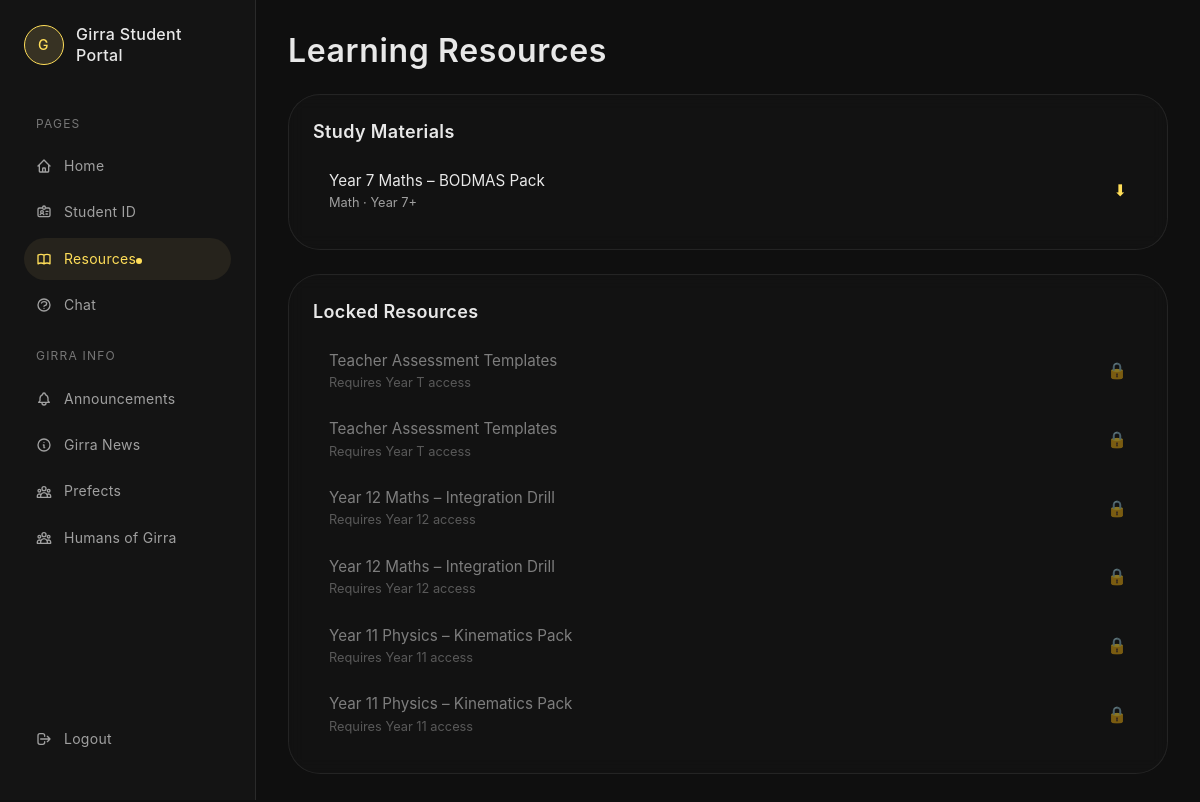
/resources (signed in), run on an earlier commit of the app's database.
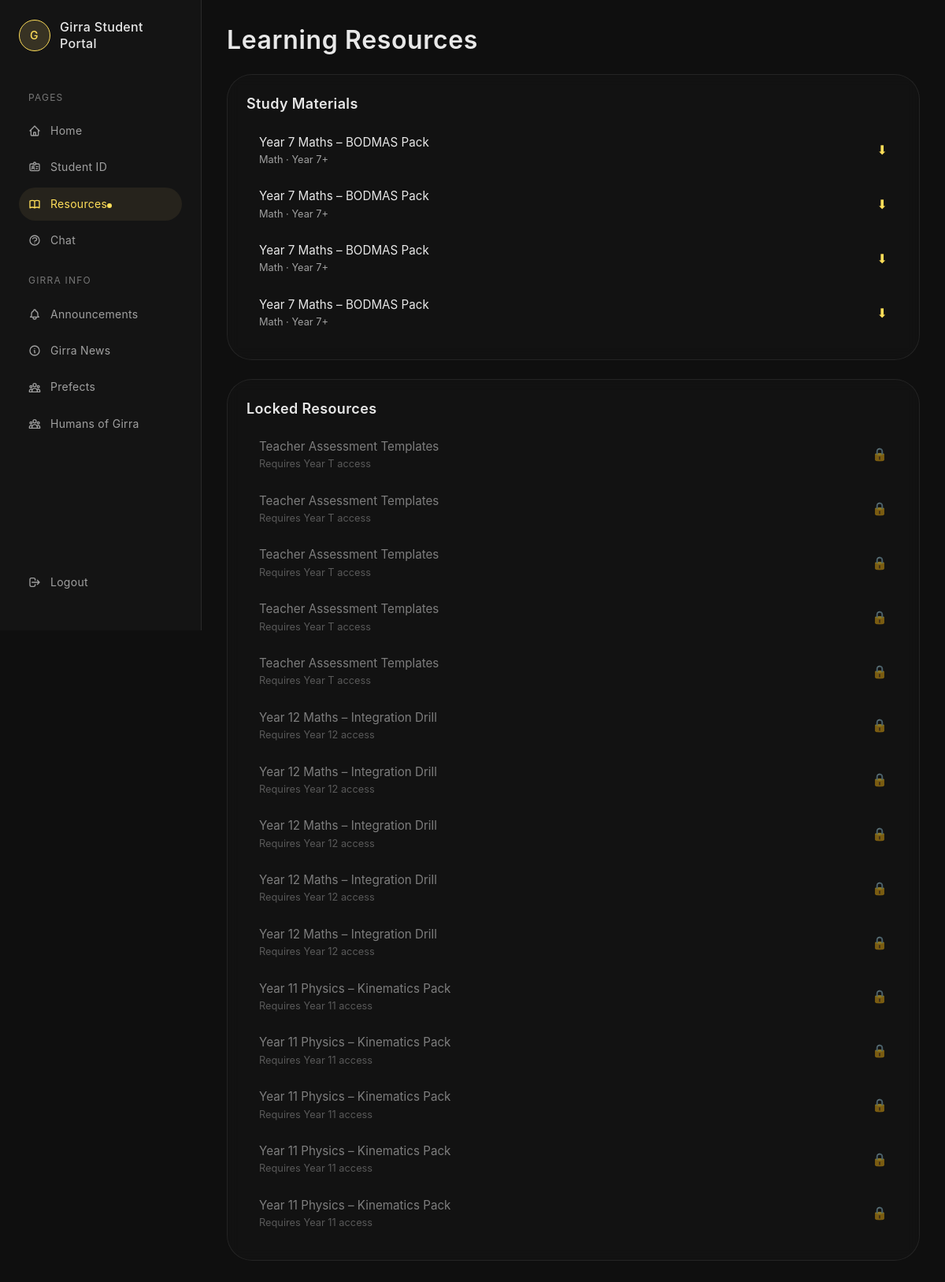
And on a later commit of the database.
### tables this page shows
CREATE TABLE resources (
    id INTEGER PRIMARY KEY AUTOINCREMENT,
    title TEXT NOT NULL,
    description TEXT,
    drive_url TEXT NOT NULL,
    subject TEXT NOT NULL,
    min_level TEXT NOT NULL CHECK(min_level IN ('7','8','9','10','11','12','T')),
    created_at TEXT DEFAULT (datetime('now'))
);

### app.py (the view)
@app.route('/resources')
def resources():
    if not session.get('logged_in'):
        return redirect(url_for('login'))
    user_level = session.get('access_level', '7')
    conn = get_db()
    cur = conn.cursor()
    cur.execute("SELECT * FROM resources ORDER BY subject, created_at DESC")
    rows = cur.fetchall()
    conn.close()
    allowed, locked = [], []
    for r in rows:
        (allowed if can_access(user_level, r['min_level']) else locked).append(dict(r))
    return render_template('resources.html', allowed=allowed, locked=locked, user_level=user_level)

### app.py (called while the page is built)
def get_db():
    conn = sqlite3.connect("girra_portal.db")
    conn.row_factory = sqlite3.Row
    return conn

def can_access(user_level: str, min_level: str) -> bool:
    return LEVEL_ORDER.get(user_level, 0) >= LEVEL_ORDER.get(min_level, 0)

### templates/resources.html (shortened to what this page needs)
<!DOCTYPE html>
<html lang="en">
<head>
    <link rel="stylesheet" href="{{ url_for('static', filename='styles/global.css') }}">
    <link rel="stylesheet" href="{{ url_for('static', filename='styles/home.css') }}">
    <link rel="stylesheet" href="{{ url_for('static', filename='styles/pages.css') }}">
</head>
<body>
    <div class="dashboard">
        {% include 'sidebar.html' %}
        <main class="main-content">
            <div class="page-container">
                <h1 class="page-title">Learning Resources</h1>
                <div class="info-panel" style="margin-bottom: 1.5rem;">
                    <h3>Study Materials</h3>
                    <div class="resource-list">
                    {% for r in allowed %}
                        <div class="resource-row">
                        <div>
                            <p class="resource-title">{{ r.title }}</p>
                            <p class="resource-meta">
                            {{ r.subject }} · Year {{ r.min_level }}+
                            </p>
                        </div>
                        <a class="resource-action"
                            href="{{ url_for('resource_gate', resource_id=r.id) }}">
                            ⬇
                        </a>
                        </div>
                    {% else %}
                        <p style="opacity:0.6;">No resources available for your year level.</p>
                    {% endfor %}
                    </div>
                </div>
                <div class="info-panel" style="margin-bottom: 1.5rem;">
                    <h3>Locked Resources</h3>
                    <div class="resource-list">
                        {% for r in locked %}
                        <div class="resource-row" style="opacity:0.5; cursor:not-allowed;">
                            <div>
                            <p class="resource-title">{{ r.title }}</p>
                            <p class="resource-meta">
                                Requires Year {{ r.min_level }} access
                            </p>
                            </div>
                            <span class="resource-action">🔒</span>
                        </div>
                        {% else %}
                        <p style="opacity:0.6;">No locked resources.</p>
                        {% endfor %}
                    </div>
                    </div>
            </div>
        </main>
    </div>
</body>
</html>

### templates/sidebar.html (shortened to what this page needs)
<aside class="sidebar" id="sidebar">
    <div class="sidebar-content">
        <div class="sidebar-logo">
            <div class="logo-box">
                <span>G</span>
            </div>
            <div class="logo-text">
                <h2>Girra Student Portal</h2>
            </div>
        </div>
        <nav class="sidebar-nav">
            <div class="nav-header">PAGES</div>
            <a href="/home" class="nav-item">
                <svg class="nav-icon" fill="none" stroke="currentColor" viewBox="0 0 24 24">
                    <path stroke-linecap="round" stroke-linejoin="round" stroke-width="2" d="M3 12l2-2m0 0l7-7 7 7M5 10v10a1 1 0 001 1h3m10-11l2 2m-2-2v10a1 1 0 01-1 1h-3m-6 0a1 1 0 001-1v-4a1 1 0 011-1h2a1 1 0 011 1v4a1 1 0 001 1m-6 0h6"/>
                </svg>
                <span class="nav-label">Home</span>
            </a>
            <a href="/student-id" class="nav-item">
                <span class="nav-label">Student ID</span>
            </a>
            <a href="/resources" class="nav-item">
                <span class="nav-label">Resources</span>
            </a>
            <a href="/help" class="nav-item">
                <svg class="nav-icon" fill="none" stroke="currentColor" viewBox="0 0 24 24">
                    <path stroke-linecap="round" stroke-linejoin="round" stroke-width="2" d="M8.228 9c.549-1.165 2.03-2 3.772-2 2.21 0 4 1.343 4 3 0 1.4-1.278 2.575-3.006 2.907-.542.104-.994.54-.994 1.093m0 3h.01M21 12a9 9 0 11-18 0 9 9 0 0118 0z"/>
                </svg>
                <span class="nav-label">Chat</span>
            </a>
            <div class="nav-header">GIRRA INFO</div>
            <a href="/announcements" class="nav-item">
                <span class="nav-label">Announcements</span>
            </a>
            <a href="/news" class="nav-item">
                <svg class="nav-icon" fill="none" stroke="currentColor" viewBox="0 0 24 24">
                    <path stroke-linecap="round" stroke-linejoin="round" stroke-width="2" d="M13 16h-1v-4h-1m1-4h.01M21 12a9 9 0 11-18 0 9 9 0 0118 0z"/>
                </svg>
                <span class="nav-label">Girra News</span>
            </a>
            <a href="https://www.instagram.com/girra_prefects/?hl=en" class="nav-item">
                <span class="nav-label">Prefects</span>
            </a>
            <a href="https://www.instagram.com/humansofgirra/" class="nav-item">
                <span class="nav-label">Humans of Girra</span>
            </a>
            <div style="flex: 1;"></div>
            <a href="/logout" class="nav-item nav-logout">
                <svg class="nav-icon" fill="none" stroke="currentColor" viewBox="0 0 24 24">
                    <path stroke-linecap="round" stroke-linejoin="round" stroke-width="2" d="M17 16l4-4m0 0l-4-4m4 4H7m6 4v1a3 3 0 01-3 3H6a3 3 0 01-3-3V7a3 3 0 013-3h4a3 3 0 013 3v1"/>
                </svg>
                <span class="nav-label">Logout</span>
            </a>
        </nav>
    </div>
</aside>

### static/styles/global.css (style rules this page uses)
:root { --girra-bg: #0f0f0f; --girra-sidebar: #141414; --girra-bg-lighter: #1a1a1a; --girra-border: #2a2a2a; --girra-yellow: #ffde59; --girra-text: #e8e8e8; --girra-text-muted: #a0a0a0; --spacing-xs: 0.25rem; --spacing-sm: 0.5rem; --spacing-md: 1rem; --spacing-lg: 1.5rem; --spacing-xl: 2rem; --radius-sm: 0.5rem; --radius-md: 0.75rem; --radius-lg: 1rem; --radius-xl: 1.5rem; --radius-2xl: 2rem; --radius-3xl: 3rem; --transition-fast: 200ms ease; --transition-normal: 300ms ease; --transition-slow: 500ms ease; }
* { margin: 0; padding: 0; box-sizing: border-box; }
html, body { font-family: -apple-system, BlinkMacSystemFont, 'Segoe UI', Roboto, 'Helvetica Neue', Arial, sans-serif; background-color: var(--girra-bg); color: var(--girra-text); line-height: 1.6; -webkit-font-smoothing: antialiased; -moz-osx-font-smoothing: grayscale; }
body { min-height: 100vh; overflow-x: hidden; }
h1 { font-size: 2.5rem; font-weight: 600; line-height: 1.2; letter-spacing: -0.02em; }
h2 { font-size: 1.5rem; font-weight: 600; line-height: 1.3; }
h3 { font-size: 1.25rem; font-weight: 600; line-height: 1.4; }
p { font-size: 1rem; line-height: 1.6; }
a { color: inherit; text-decoration: none; transition: color var(--transition-fast); }
.resource-row { display: flex; justify-content: space-between; align-items: center; padding: 0.75rem 1rem; border-radius: var(--radius-xl); transition: background var(--transition-fast), transform var(--transition-fast); }
.resource-title { font-size: 0.95rem; color: var(--girra-text); }
.resource-meta { font-size: 0.8rem; color: var(--girra-text-muted); }
.resource-action { color: var(--girra-yellow); }

### static/styles/home.css (style rules this page uses)
.dashboard { display: flex; min-height: 100vh; background-color: var(--girra-bg); }
.sidebar { width: 4rem; position: fixed; left: 0; top: 0; height: 100vh; background-color: var(--girra-sidebar); border-right: 1px solid var(--girra-border); transition: width var(--transition-normal); z-index: 100; overflow-y: auto; overflow-x: hidden; }
.sidebar-content { padding: 0.75rem; min-height: 100%; display: flex; flex-direction: column; }
.sidebar-logo { display: flex; align-items: center; gap: 0.75rem; margin-bottom: 2rem; justify-content: center; flex-shrink: 0; }
.sidebar-logo .logo-box { width: 2.5rem; height: 2.5rem; border-radius: var(--radius-xl); background-color: rgba(196, 169, 98, 0.2); border: 1px solid var(--girra-yellow); display: flex; align-items: center; justify-content: center; flex-shrink: 0; }
.sidebar-logo .logo-box span { color: var(--girra-yellow); font-size: 0.875rem; font-weight: 500; letter-spacing: 0.1em; }
.sidebar-logo .logo-text { display: none; }
.sidebar-logo .logo-text h2 { font-size: 1rem; font-weight: 500; letter-spacing: 0.02em; }
.sidebar-nav { display: flex; flex-direction: column; gap: 0.25rem; flex: 1; padding-bottom: 1rem; }
.nav-header { padding: 1rem 0.75rem 0.5rem; font-size: 0.75rem; letter-spacing: 0.1em; color: rgba(160, 160, 160, 0.7); display: none; }
.nav-item { display: flex; align-items: center; gap: 0.75rem; padding: 0.625rem 0.75rem; border-radius: var(--radius-xl); color: var(--girra-text-muted); transition: all var(--transition-fast); justify-content: center; }
.nav-item.active { background-color: rgba(196, 169, 98, 0.1); color: var(--girra-yellow); }
.nav-icon { width: 1rem; height: 1rem; flex-shrink: 0; }
.nav-label { font-size: 0.875rem; letter-spacing: 0.02em; display: none; }
.nav-item.active .nav-label::after { content: ''; display: none; width: 0.375rem; height: 0.375rem; border-radius: 50%; background-color: var(--girra-yellow); margin-left: auto; }
.nav-logout { margin-top: 1rem; margin-bottom: 0; }
.main-content { margin-left: 4rem; flex: 1; padding: 1rem; }
@media (min-width: 768px) { .sidebar { width: 16rem; } }
@media (min-width: 768px) { .sidebar-content { padding: 1.5rem; } }
@media (min-width: 768px) { .sidebar-logo { justify-content: flex-start; } }
@media (min-width: 768px) { .sidebar-logo .logo-text { display: block; } }
@media (min-width: 768px) { .nav-header { display: block; } }
@media (min-width: 768px) { .nav-item { justify-content: flex-start; } }
@media (min-width: 768px) { .nav-label { display: inline; } }
@media (min-width: 768px) { .nav-item.active .nav-label::after { display: inline-block; } }
@media (min-width: 768px) { .main-content { margin-left: 16rem; padding: 2rem; } }

What changed in the data, as far as the page shows it:
added resources: title "Year 7 Maths – BODMAS Pack", subject "Math", min_level "7", shown under "Study Materials"
added resources: title "Year 7 Maths – BODMAS Pack", subject "Math", min_level "7", shown under "Study Materials"
added resources: title "Year 7 Maths – BODMAS Pack", subject "Math", min_level "7", shown under "Study Materials"
added resources: title "Teacher Assessment Templates", min_level "T", shown under "Locked Resources"
added resources: title "Teacher Assessment Templates", min_level "T", shown under "Locked Resources"
added resources: title "Teacher Assessment Templates", min_level "T", shown under "Locked Resources"
added resources: title "Year 12 Maths – Integration Drill", min_level "12", shown under "Locked Resources"
added resources: title "Year 12 Maths – Integration Drill", min_level "12", shown under "Locked Resources"
added resources: title "Year 12 Maths – Integration Drill", min_level "12", shown under "Locked Resources"
added resources: title "Year 11 Physics – Kinematics Pack", min_level "11", shown under "Locked Resources"
added resources: title "Year 11 Physics – Kinematics Pack", min_level "11", shown under "Locked Resources"
added resources: title "Year 11 Physics – Kinematics Pack", min_level "11", shown under "Locked Resources"
